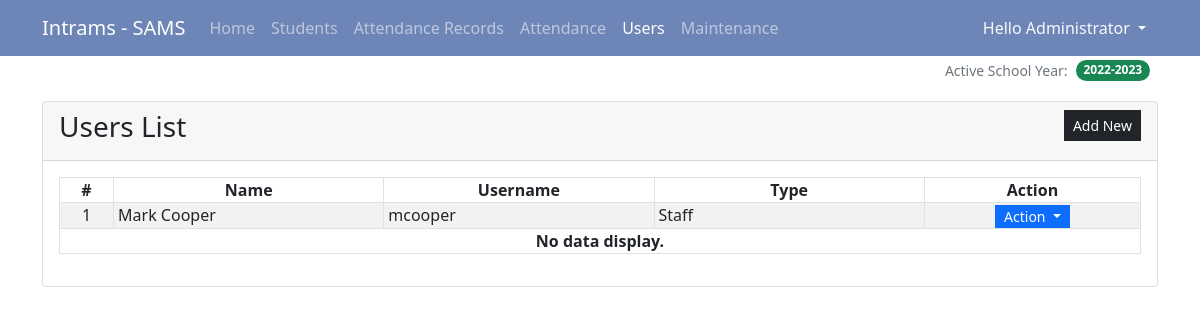
Page /?page=users (signed in) on the committed database.
### tables this page shows
CREATE TABLE `user_list` (
            `user_id` INTEGER NOT NULL PRIMARY KEY AUTOINCREMENT,
            `fullname` INTEGER NOT NULL,
            `username` TEXT NOT NULL,
            `password` TEXT NOT NULL,
            `type` INTEGER NOT NULL,
            `status` INTEGER NOT NULL Default 1,
            `date_created` TIMESTAMP DEFAULT CURRENT_TIMESTAMP
        );

### users.php (the view, shortened to what this page needs)
<div class="card">
    <div class="card-header d-flex justify-content-between">
        <h3 class="card-title">Users List</h3>
        <div class="card-tools align-middle">
            <button class="btn btn-dark btn-sm py-1 rounded-0" type="button" id="create_new">Add New</button>
        </div>
    </div>
    <div class="card-body">
        <table class="table table-hover table-striped table-bordered">
            <colgroup>
                <col width="5%">
                <col width="25%">
                <col width="25%">
                <col width="25%">
                <col width="20%">
            </colgroup>
            <thead>
                <tr>
                    <th class="text-center p-0">#</th>
                    <th class="text-center p-0">Name</th>
                    <th class="text-center p-0">Username</th>
                    <th class="text-center p-0">Type</th>
                    <th class="text-center p-0">Action</th>
                </tr>
            </thead>
            <tbody>
                <?php
                $sql = "SELECT * FROM `user_list` where user_id != 1 order by `fullname` asc";
                $qry = $conn->query($sql);
                $i = 1;
                    while($row = $qry->fetchArray()):
                ?>
                <tr>
                    <td class="text-center p-0"><?php echo $i++; ?></td>
                    <td class="py-0 px-1"><?php echo $row['fullname'] ?></td>
                    <td class="py-0 px-1"><?php echo $row['username'] ?></td>
                    <td class="py-0 px-1"><?php echo ($row['type'] == 1)? 'Administrator':'Staff' ?></td>
                    <th class="text-center py-0 px-1">
                        <div class="btn-group" role="group">
                            <button id="btnGroupDrop1" type="button" class="btn btn-primary dropdown-toggle btn-sm rounded-0 py-0" data-bs-toggle="dropdown" aria-expanded="false">
                            Action
                            </button>
                        </div>
                    </th>
                </tr>
                <?php endwhile; ?>
                <?php if(!$qry->fetchArray()): ?>
                    <tr>
                        <th class="text-center p-0" colspan="5">No data display.</th>
                    </tr>
                <?php endif; ?>
            </tbody>
        </table>
    </div>
</div>

### index.php (style rules this page uses)
html,body { height:100%; width:100%; }

### rows in the picture
user_list: fullname "Mark Cooper", username "mcooper", type "Staff"

### other values in the picture
$_SESSION['fullname'] "Administrator"
$_SESSION['sy'] "2022-2023"
